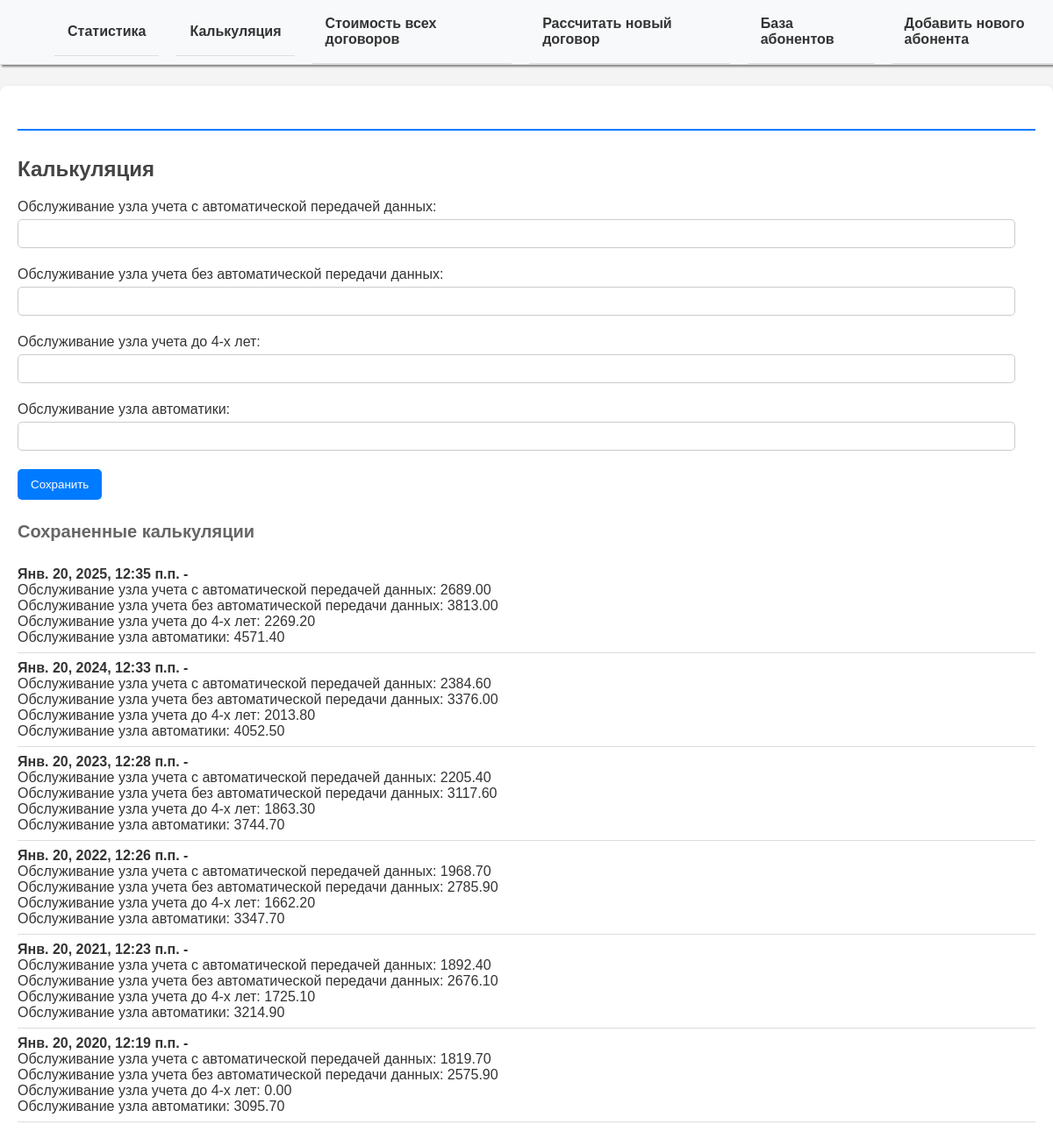
The app's page /calculation/ with its own data.
### myapp/models.py (models this page shows, shortened)
class Calculation(models.Model):
    service_node_modem = models.DecimalField(max_digits=10, decimal_places=2, verbose_name="Обслуживание узла учета с автоматической передачей данных")
    service_node_no_modem = models.DecimalField(max_digits=10, decimal_places=2, verbose_name="Обслуживание узла учета без автоматической передачи данных")
    service_four_year_node = models.DecimalField(max_digits=10, decimal_places=2, verbose_name="Обслуживание узла учета до 4-х лет")
    automation_node = models.DecimalField(max_digits=10, decimal_places=2, verbose_name="Обслуживание узла автоматики")
    date_created = models.DateTimeField(auto_now_add=True, verbose_name="Дата создания")
    class Meta:
        ordering = ['-date_created']

### myapp/views.py (the view)
# urls.py: path('calculation/', views.calculation, name='calculation'),
def calculation(request):
    if request.method == 'POST':
        form = CalculationForm(request.POST)
        if form.is_valid():
            form.save()
            return redirect('calculation')
    else:
        form = CalculationForm()
    calculations = Calculation.objects.all().order_by('-date_created')
    return render(request, 'myapp/calculation.html', {'form': form, 'calculations': calculations})

### myapp/forms.py
class CalculationForm(forms.ModelForm):
    class Meta:
        model = Calculation
        fields = ['service_node_modem', 'service_node_no_modem', 'service_four_year_node', 'automation_node']

### myapp/templates/myapp/calculation.html (shortened to what this page needs)
﻿{% extends 'myapp/index.html' %}
{% block content %}
<h2>Калькуляция</h2>
<form method="post">
    {{ form.as_p }}
    <button type="submit">Сохранить</button>
</form>
<h3>Сохраненные калькуляции</h3>
<ul>
    {% for calculation in calculations %}
    <li>
        <strong>{{ calculation.date_created }} - </strong> <br>
        Обслуживание узла учета с автоматической передачей данных: {{ calculation.service_node_modem }} <br>
        Обслуживание узла учета без автоматической передачи данных: {{ calculation.service_node_no_modem }} <br>
        Обслуживание узла учета до 4-х лет: {{ calculation.service_four_year_node }} <br>
        Обслуживание узла автоматики: {{ calculation.automation_node }} <br>
    </li>
    {% endfor %}
</ul>
{% endblock %}

### myapp/static/css/style.css (style rules this page uses)
html, body { height: 100%; margin: 0; padding: 0; overflow-x: hidden; }
body { font-family: Arial, sans-serif; background-color: #f4f4f4; margin: 0; padding: 0; color: #333; }
h2 { font-size: 24px; color: #444; margin-top: 30px; }
h3 { font-size: 20px; color: #666; margin-top: 25px; }
ul { list-style-type: none; padding: 0; }
ul li { padding: 8px 0; border-bottom: 1px solid #ddd; }
button, .btn { display: inline-block; background: #007bff; color: white; padding: 10px 15px; text-decoration: none; border: none; border-radius: 5px; cursor: pointer; transition: background 0.3s; }
input, select { width: 98%; padding: 8px; margin: 5px 0; border: 1px solid #ccc; border-radius: 5px; }
h2 { width: 100%; }

### records on screen
Calculation: date_created "Янв. 20, 2025, 12:35 п.п.", service_node_modem "2689.00", service_node_no_modem "3813.00", service_four_year_node "2269.20", automation_node "4571.40"
Calculation: date_created "Янв. 20, 2024, 12:33 п.п.", service_node_modem "2384.60", service_node_no_modem "3376.00", service_four_year_node "2013.80", automation_node "4052.50"
Calculation: date_created "Янв. 20, 2023, 12:28 п.п.", service_node_modem "2205.40", service_node_no_modem "3117.60", service_four_year_node "1863.30", automation_node "3744.70"
Calculation: date_created "Янв. 20, 2022, 12:26 п.п.", service_node_modem "1968.70", service_node_no_modem "2785.90", service_four_year_node "1662.20", automation_node "3347.70"
Calculation: date_created "Янв. 20, 2021, 12:23 п.п.", service_node_modem "1892.40", service_node_no_modem "2676.10", service_four_year_node "1725.10", automation_node "3214.90"
Calculation: date_created "Янв. 20, 2020, 12:19 п.п.", service_node_modem "1819.70", service_node_no_modem "2575.90", service_four_year_node "0.00", automation_node "3095.70"
